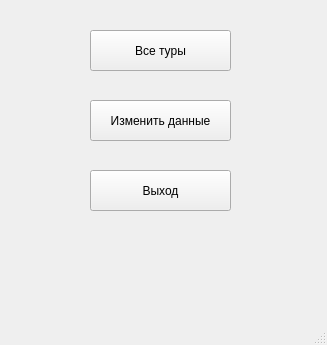
<?xml version="1.0" encoding="UTF-8"?>
<ui version="4.0">
 <class>MainWindow</class>
 <widget class="QMainWindow" name="MainWindow">
  <property name="geometry">
   <rect>
    <x>0</x>
    <y>0</y>
    <width>327</width>
    <height>345</height>
   </rect>
  </property>
  <property name="windowTitle">
   <string>Главное меню</string>
  </property>
  <widget class="QWidget" name="centralwidget">
   <widget class="QPushButton" name="allToursBut">
    <property name="geometry">
     <rect>
      <x>90</x>
      <y>30</y>
      <width>141</width>
      <height>41</height>
     </rect>
    </property>
    <property name="text">
     <string>Все туры</string>
    </property>
   </widget>
   <widget class="QPushButton" name="changeDataBut">
    <property name="geometry">
     <rect>
      <x>90</x>
      <y>100</y>
      <width>141</width>
      <height>41</height>
     </rect>
    </property>
    <property name="text">
     <string>Изменить данные</string>
    </property>
   </widget>
   <widget class="QPushButton" name="exitBut">
    <property name="geometry">
     <rect>
      <x>90</x>
      <y>170</y>
      <width>141</width>
      <height>41</height>
     </rect>
    </property>
    <property name="text">
     <string>Выход</string>
    </property>
   </widget>
  </widget>
  <widget class="QMenuBar" name="menubar">
   <property name="geometry">
    <rect>
     <x>0</x>
     <y>0</y>
     <width>327</width>
     <height>24</height>
    </rect>
   </property>
  </widget>
  <widget class="QStatusBar" name="statusbar"/>
 </widget>
 <resources/>
 <connections/>
</ui>
